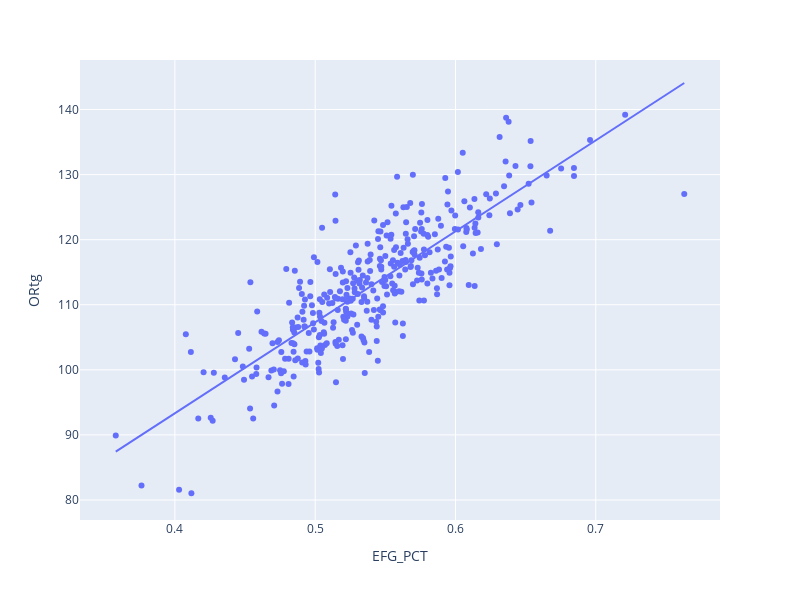

The cell this chart's notebook holds for it:
### Code cell
fig = px.scatter(player_stats[player_stats["MIN"] > 500], x="EFG_PCT", y="ORtg", trendline="ols", hover_name="PLAYER_NAME")
fig.update_layout(height=600, width=800)

### Figure 1 — Plotly figure (JSON) as saved in the notebook; plotly's stock layout.template omitted (floating-point values rounded to 4 significant figures; data arrays with more than 128 entries replaced by an {"elided": "..."} marker saying what was removed)
{"data": [{"hovertemplate": "<b>%{hovertext}</b><br><br>EFG_PCT=%{x}<br>ORtg=%{y}<extra></extra>", "hovertext": {"elided": "362 str values"}, "legendgroup": "", "marker": {"color": "#636efa", "symbol": "circle"}, "mode": "markers", "name": "", "orientation": "v", "showlegend": false, "type": "scatter", "x": {"elided": "362 float values"}, "xaxis": "x", "y": {"elided": "362 float values"}, "yaxis": "y"}, {"hovertemplate": "<b>OLS trendline</b><br>ORtg = 139.779 * EFG_PCT + 37.4175<br>R<sup>2</sup>=0.698294<br><br>EFG_PCT=%{x}<br>ORtg=%{y} <b>(trend)</b><extra></extra>", "legendgroup": "", "marker": {"color": "#636efa", "symbol": "circle"}, "mode": "lines", "name": "", "showlegend": false, "type": "scatter", "x": {"elided": "362 float values"}, "xaxis": "x", "y": {"elided": "362 float values"}, "yaxis": "y"}], "layout": {"height": 600, "legend": {"tracegroupgap": 0}, "margin": {"t": 60}, "width": 800, "xaxis": {"anchor": "y", "autorange": true, "domain": [0, 1], "range": [0.3324, 0.7885], "title": {"text": "EFG_PCT"}, "type": "linear"}, "yaxis": {"anchor": "x", "autorange": true, "domain": [0, 1], "range": [76.93, 147.6], "title": {"text": "ORtg"}, "type": "linear"}}}
